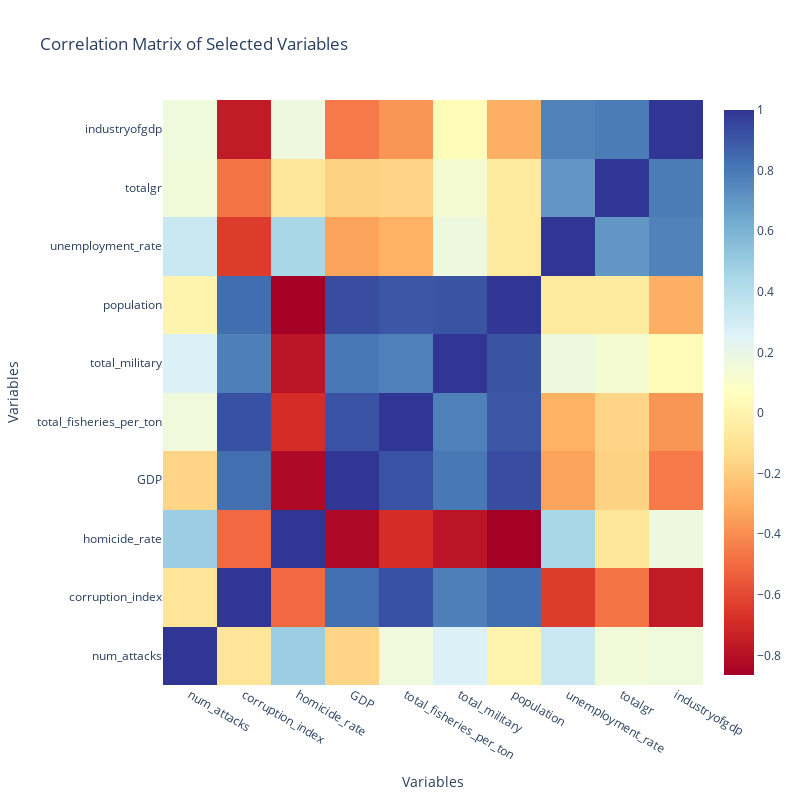

Source (notebook cell):
### Code cell
# Extract the year from the 'date' column
pirate_attacks['year'] = pirate_attacks.index.year

# Group the data by nearest_country and year, and calculate the count of attacks for each group
grouped_pirate_attacks = pirate_attacks.groupby(['nearest_country', 'year']).size().reset_index(name='num_attacks')

# Merge pirate_attacks with country_indicators based on 'nearest_country' and 'year'
df = pd.merge(grouped_pirate_attacks, country_indicators, left_on=['nearest_country', 'year'], right_on=['country', 'year'])

# Merge the resulting DataFrame with country_codes based on 'country'
df = pd.merge(df, country_codes, on='country')

df = df[df['nearest_country'] == 'IDN']

# Calculate the correlation matrix
correlation_matrix = df[['num_attacks', 'corruption_index', 'homicide_rate', 'GDP',
                         'total_fisheries_per_ton', 'total_military', 'population',
                         'unemployment_rate', 'totalgr', 'industryofgdp']].corr()

# Create a heatmap using Plotly
fig = go.Figure(data=go.Heatmap(z=correlation_matrix.values,
                                 x=correlation_matrix.columns,
                                 y=correlation_matrix.columns,
                                 colorscale='RdYlBu'))

# Update the layout
fig.update_layout(title='Correlation Matrix of Selected Variables',
                  xaxis_title='Variables',
                  yaxis_title='Variables',
                  height=800,
                  width=800
                 )

# Show the plot
fig.show()

### Figure 1 — Plotly figure (JSON) as saved in the notebook; plotly's stock layout.template omitted (floating-point values rounded to 4 significant figures)
{"data": [{"colorscale": [[0, "rgb(165,0,38)"], [0.1, "rgb(215,48,39)"], [0.2, "rgb(244,109,67)"], [0.3, "rgb(253,174,97)"], [0.4, "rgb(254,224,144)"], [0.5, "rgb(255,255,191)"], [0.6, "rgb(224,243,248)"], [0.7, "rgb(171,217,233)"], [0.8, "rgb(116,173,209)"], [0.9, "rgb(69,117,180)"], [1, "rgb(49,54,149)"]], "type": "heatmap", "x": ["num_attacks", "corruption_index", "homicide_rate", "GDP", "total_fisheries_per_ton", "total_military", "population", "unemployment_rate", "totalgr", "industryofgdp"], "y": ["num_attacks", "corruption_index", "homicide_rate", "GDP", "total_fisheries_per_ton", "total_military", "population", "unemployment_rate", "totalgr", "industryofgdp"], "z": [[1, -0.08909, 0.4916, -0.1587, 0.1605, 0.2702, -0.001513, 0.3339, 0.1533, 0.1625], [-0.08909, 1, -0.5082, 0.8321, 0.9212, 0.779, 0.8369, -0.6411, -0.4704, -0.7608], [0.4916, -0.5082, 1, -0.8313, -0.6887, -0.7874, -0.8646, 0.4479, -0.08296, 0.1721], [-0.1587, 0.8321, -0.8313, 1, 0.9176, 0.8026, 0.9309, -0.335, -0.1717, -0.4548], [0.1605, 0.9212, -0.6887, 0.9176, 1, 0.7778, 0.9066, -0.2915, -0.1587, -0.378], [0.2702, 0.779, -0.7874, 0.8026, 0.7778, 1, 0.9119, 0.171, 0.127, 0.04104], [-0.001513, 0.8369, -0.8646, 0.9309, 0.9066, 0.9119, 1, -0.06002, -0.05448, -0.2987], [0.3339, -0.6411, 0.4479, -0.335, -0.2915, 0.171, -0.06002, 1, 0.7033, 0.767], [0.1533, -0.4704, -0.08296, -0.1717, -0.1587, 0.127, -0.05448, 0.7033, 1, 0.7904], [0.1625, -0.7608, 0.1721, -0.4548, -0.378, 0.04104, -0.2987, 0.767, 0.7904, 1]]}], "layout": {"height": 800, "title": {"text": "Correlation Matrix of Selected Variables"}, "width": 800, "xaxis": {"title": {"text": "Variables"}}, "yaxis": {"title": {"text": "Variables"}}}}
